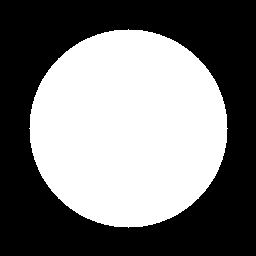
#> input picture 02/Task 2 Cardiac Fusion/data/ct_018.png, 256 x 256 px
$ jupyter execute modal_fusion.ipynb
#> lines starting #> are read from the running program, lines starting #| are printed output that depends on the picture; after the words box and inside, x2 and y2 are one past the last pixel; in counts of white or black regions, pixels touching at a corner belong together; long printed decimals are rounded
[cell 1]
import cv2
import numpy as np
import matplotlib.pyplot as plt
from pathlib import Path

load and read data

[cell 2]
DATA_DIR = Path("data")
OUTPUT_DIR = Path("output")

OUTPUT_DIR.mkdir(parents=True,exist_ok=True)

CT_PATH = DATA_DIR / "ct_018.png"
MRI_PATH = DATA_DIR / "mri_018.png"

[cell 3]
ct = cv2.imread(str(CT_PATH), cv2.IMREAD_GRAYSCALE)
#> ct: shape (256, 256); values 0 (black) and 154 (white), 46.9% white; 1 white region, box (x1, y1, x2, y2) and area: (29, 29, 228, 228) 30757

mri = cv2.imread(str(MRI_PATH), cv2.IMREAD_GRAYSCALE)
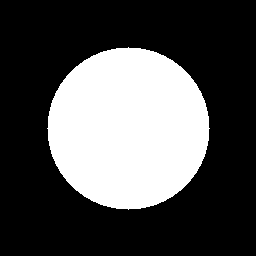
#> input picture 02/Task 2 Cardiac Fusion/data/mri_018.png, 256 x 256 px
#> mri: shape (256, 256); values 0 (black) and 181 (white), 31.4% white; 1 white region, box (x1, y1, x2, y2) and area: (47, 47, 210, 210) 20593

if ct is None or mri is None:
    raise FileNotFoundError("Could not load CT or MRI.")

[cell 4]
plt.figure(figsize=(12, 5))

plt.subplot(1, 2, 1)
plt.imshow(ct, cmap="gray")
plt.title("Original CT")
plt.axis("off")

plt.subplot(1, 2, 2)
plt.imshow(mri, cmap="gray")
plt.title("Original MRI")
plt.axis("off")

plt.tight_layout()
plt.show()
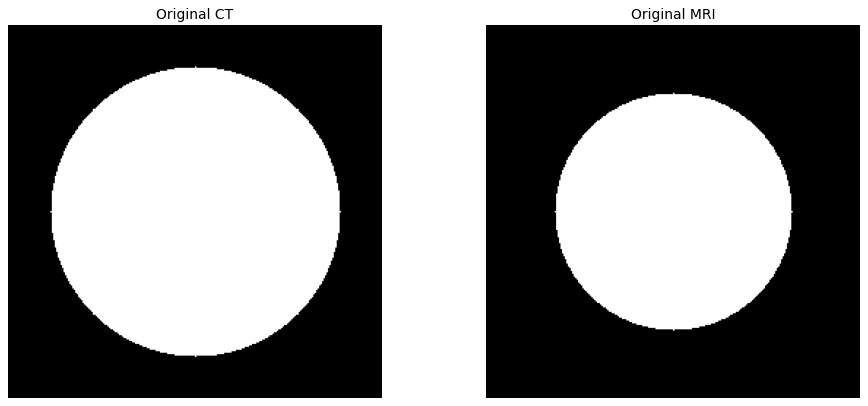
#> figure drawn by matplotlib, 2 panels

resize if needed

[cell 5]
if ct.shape != mri.shape:
    mri = cv2.resize(mri, (ct.shape[1], ct.shape[0]))

equalize

[cell 6]
ct_eq = cv2.equalizeHist(ct)
mri_eq = cv2.equalizeHist(mri)

[cell 7]
plt.figure(figsize=(12, 8))

plt.subplot(2, 2, 1)
plt.imshow(ct, cmap="gray")
plt.title("Original CT")
plt.axis("off")

plt.subplot(2, 2, 2)
plt.imshow(ct_eq, cmap="gray")
plt.title("Equalized CT")
plt.axis("off")

plt.subplot(2, 2, 3)
plt.imshow(mri, cmap="gray")
plt.title("Original MRI")
plt.axis("off")

plt.subplot(2, 2, 4)
plt.imshow(mri_eq, cmap="gray")
plt.title("Equalized MRI")
plt.axis("off")

plt.tight_layout()
plt.show()
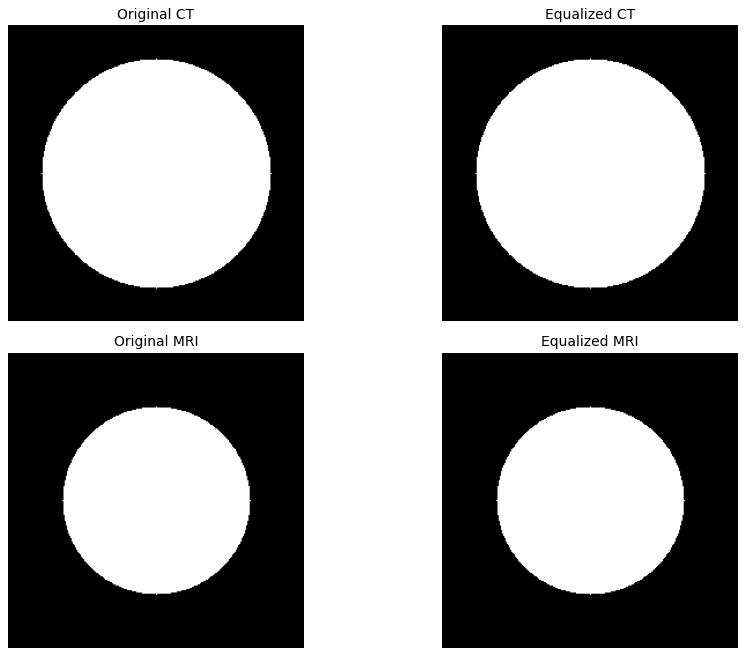
#> figure drawn by matplotlib, 4 panels

color maps

[cell 8]
ct_color = cv2.applyColorMap(ct_eq, cv2.COLORMAP_JET)
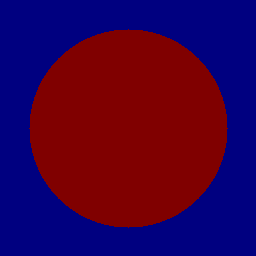
#> ct_color: shape (256, 256, 3); mean B, G, R 67.9, 0, 60.1

mri_color = cv2.applyColorMap(mri_eq, cv2.COLORMAP_HOT)

[cell 9]
ct_color_rgb = cv2.cvtColor(ct_color, cv2.COLOR_BGR2RGB)
mri_color_rgb = cv2.cvtColor(mri_color, cv2.COLOR_BGR2RGB)

plt.figure(figsize=(12, 5))

plt.subplot(1, 2, 1)
plt.imshow(ct_color_rgb)
plt.title("CT Heatmap")
plt.axis("off")

plt.subplot(1, 2, 2)
plt.imshow(mri_color_rgb)
plt.title("MRI Heatmap")
plt.axis("off")

plt.tight_layout()
plt.show()

Fusion

[cell 10]
alpha = 0.7
beta = 0.3

fused = cv2.addWeighted(ct_color, alpha, mri_color, beta, 0)
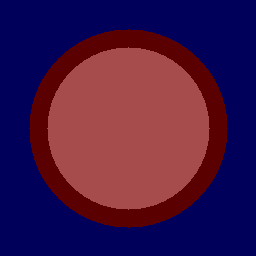
#> fused: shape (256, 256, 3); mean B, G, R 71.6, 23.9, 66.1

[cell 11]
fused_rgb = cv2.cvtColor(fused, cv2.COLOR_BGR2RGB)

plt.figure(figsize=(7, 7))

plt.imshow(fused_rgb)
plt.title("Weighted Fusion")
plt.axis("off")

plt.show()

Log function

[cell 12]
def log_transform(image):
  image_float = image.astype(np.float32)

  c = 255.0 / np.log1p(np.max(image_float))
#> c = 49.82

  result = (c * np.log1p(image_float))
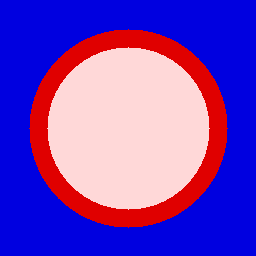
#> result: shape (256, 256, 3) float32; mean B, G, R 187.4, 68, 115

  return np.clip(result, 0, 255).astype(np.uint8)

[cell 13]
fused_log = log_transform(fused)

fused_log_rgb = cv2.cvtColor(fused_log, cv2.COLOR_BGR2RGB)

plt.figure(figsize=(7, 7))

plt.imshow(fused_log_rgb)
plt.title("Log-Transformed Fusion")
plt.axis("off")

plt.show()

Gamma Function

[cell 14]
def gamma_transform(image, gamma=0.8):
#> called with gamma = 0.8
  normalized = (image.astype(np.float32) / 255.0)

  result = np.power(normalized, gamma)

  result *= 255.0

  return np.clip(result, 0, 255).astype(np.uint8)

applied

[cell 15]
fused_gamma= gamma_transform(fused, gamma=0.8)

comparsion

[cell 16]
ct_color_rgb = cv2.cvtColor(ct_color, cv2.COLOR_BGR2RGB)

mri_color_rgb = cv2.cvtColor(mri_color, cv2.COLOR_BGR2RGB)

fused_rgb = cv2.cvtColor(fused, cv2.COLOR_BGR2RGB)

fused_log_rgb = cv2.cvtColor(fused_log, cv2.COLOR_BGR2RGB)

fused_gamma_rgb = cv2.cvtColor(fused_gamma, cv2.COLOR_BGR2RGB)

[cell 17]
plt.figure(figsize=(18, 10))

plt.subplot(2, 3, 1)
plt.imshow(ct_color_rgb)
plt.title("Enhanced CT")
plt.axis("off")

plt.subplot(2, 3, 2)
plt.imshow(mri_color_rgb)
plt.title("Enhanced MRI")
plt.axis("off")

plt.subplot(2, 3, 3)
plt.imshow(fused_rgb)
plt.title("Weighted CT and MRI Fusion")
plt.axis("off")

plt.subplot(2, 3, 4)
plt.imshow(fused_log_rgb)
plt.title("Log Transformed Fusion")
plt.axis("off")

plt.subplot(2, 3, 5)
plt.imshow(fused_gamma_rgb)
plt.title("Gamma Transformed Fusion")
plt.axis("off")

plt.tight_layout()
plt.show()

quantitative comparision

[cell 18]
def image_stats(name, image):
#> called with name = 'CT'
    print(name)
    print("Min:", image.min())
#| Min: 0
    print("Max:", image.max())
#| Max: 255
    print("Mean:", image.mean())
#| Mean: 119.675
    print("Std:", image.std())
#| Std: 127.260
    print()

[cell 19]
image_stats("CT", ct_eq)
image_stats("MRI", mri_eq)
#| Min: 0
#| Max: 255
#| Mean: 80.127
#| Std: 118.373
image_stats("Fused", fused)
#| Min: 0
#| Max: 166
#| Mean: 53.881
#| Std: 55.178

[cell 20]
cv2.imwrite(str(OUTPUT_DIR / "ct_equalized.png"), ct_eq)

cv2.imwrite(str(OUTPUT_DIR / "mri_equalized.png"), mri_eq)

cv2.imwrite(str(OUTPUT_DIR / "ct_heatmap.png"), ct_color)

cv2.imwrite(str(OUTPUT_DIR / "mri_heatmap.png"), mri_color)

cv2.imwrite(str(OUTPUT_DIR / "weighted_fusion.png"), fused)

cv2.imwrite(str(OUTPUT_DIR / "fusion_log.png"), fused_log)

cv2.imwrite(str(OUTPUT_DIR / "fusion_gamma.png"), fused_gamma)
#> Out = True
